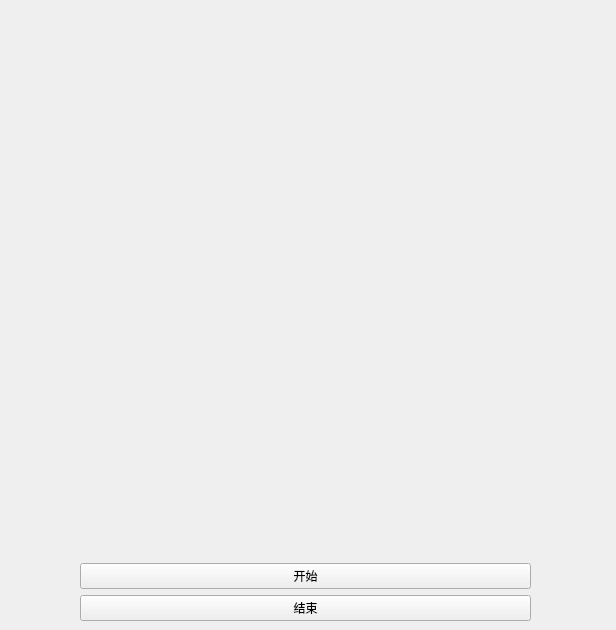
<?xml version="1.0" encoding="UTF-8"?>
<ui version="4.0">
 <class>Widget</class>
 <widget class="QWidget" name="Widget">
  <property name="geometry">
   <rect>
    <x>0</x>
    <y>0</y>
    <width>616</width>
    <height>630</height>
   </rect>
  </property>
  <property name="windowTitle">
   <string>Widget</string>
  </property>
  <widget class="QWidget" name="">
   <property name="geometry">
    <rect>
     <x>80</x>
     <y>20</y>
     <width>451</width>
     <height>601</height>
    </rect>
   </property>
   <layout class="QVBoxLayout" name="verticalLayout">
    <item>
     <widget class="QLabel" name="label">
      <property name="text">
       <string/>
      </property>
      <property name="scaledContents">
       <bool>true</bool>
      </property>
     </widget>
    </item>
    <item>
     <widget class="QPushButton" name="startButton">
      <property name="text">
       <string>开始</string>
      </property>
     </widget>
    </item>
    <item>
     <widget class="QPushButton" name="stopButton">
      <property name="text">
       <string>结束</string>
      </property>
     </widget>
    </item>
   </layout>
  </widget>
 </widget>
 <resources/>
 <connections/>
</ui>
